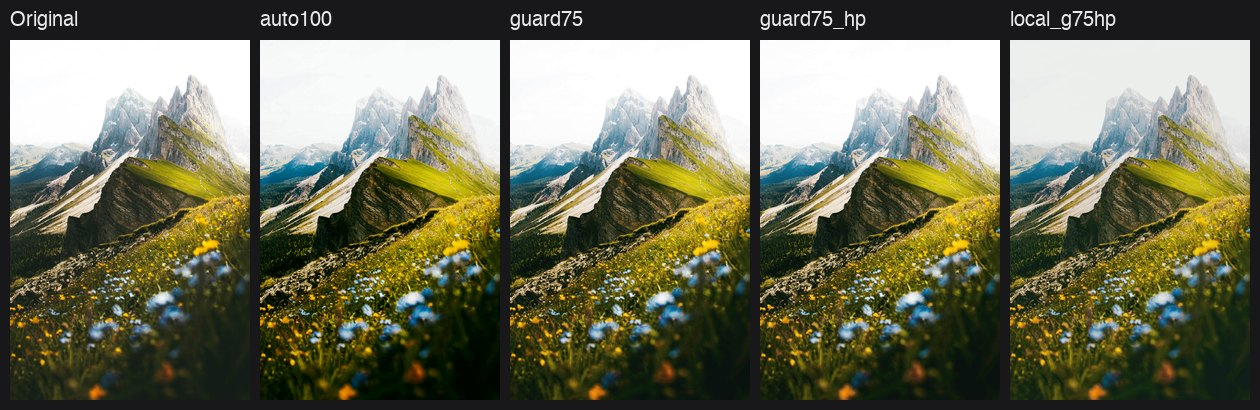
#> input picture experiments/lut3d/report/eval_sheets/landscape_01.jpg, 1260 x 410 px, given in place of subject_boat.jpg, which was not available
$ python make_u2netp_preprocessing_goldens.py
#> lines starting #> are read from the running program, lines starting #| are printed output that depends on the picture; pictures that were not available may be replaced by others from this repository, and a replacement may not be noted
"""Goldens for Android's U²-Netp preprocessing (SubjectSaliency.input / ReferenceResize) from the reference pipeline:
u2net_test.py RescaleT(320) = skimage.transform.resize(image, (320, 320), mode='constant') and ToTensorLab(flag=0).
Writes PNG inputs (lossless, so the JVM test decodes the same bytes) and, per input, every 7th value of the resized
RGB (HWC) and of the normalised NCHW tensor, little-endian float32, plus the full tensor's max and sum.
Cases: downscale (anti-aliasing on both axes), odd-sized portrait downscale, upscale (no anti-aliasing)."""
import json, os, sys, numpy as np
from PIL import Image
from skimage import transform
import skimage
REPO = os.path.abspath(os.path.join(os.path.dirname(__file__), '..', '..', '..'))
PHOTOS = os.environ.get('U2NETP_PHOTOS', os.path.join(REPO, 'experiments/android-vision/work/u2netp-eval/photos'))
OUT = os.path.join(REPO, 'android/core-vision/src/test/resources/u2netp')
STRIDE = 7
os.makedirs(OUT, exist_ok=True)
cases = [
    ('boat_600x400', 'subject_boat.jpg', lambda im: im.resize((600, 400), Image.LANCZOS)),
    ('swan_301x457', 'subject_swan.jpg', lambda im: im.crop((700, 100, 1001, 557))),
    ('lake_200x150', 'landscape_02.jpg', lambda im: im.resize((200, 150), Image.LANCZOS)),
]
index = {'skimage': skimage.__version__, 'stride': STRIDE, 'cases': []}
for name, src, make in cases:
    im = make(Image.open(os.path.join(PHOTOS, src)).convert('RGB'))
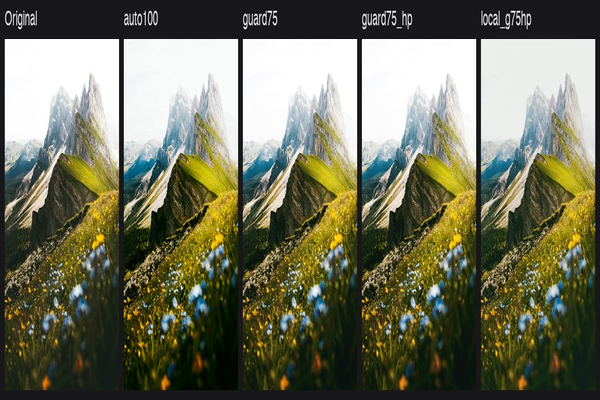
#> im: PIL image 600x400 RGB; mean R, G, B 112.3, 113.5, 91.5
    im.save(os.path.join(OUT, f'{name}.png'))
    a = np.asarray(Image.open(os.path.join(OUT, f'{name}.png')).convert('RGB'))
    resized = transform.resize(a, (320, 320), mode='constant')           # HWC float64 in [0, 1]
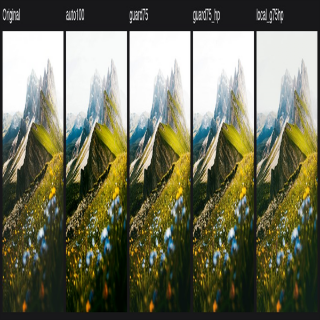
#> resized: shape (320, 320, 3) float64; mean R, G, B 0.441, 0.445, 0.359
    x = resized / np.max(resized)
    t = np.zeros_like(x)
    for c, (m, s) in enumerate(((0.485, 0.229), (0.456, 0.224), (0.406, 0.225))): t[..., c] = (x[..., c] - m) / s
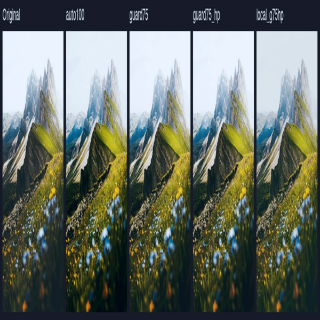
#> t: shape (320, 320, 3) float64; mean R, G, B -0.194, -0.0473, -0.209; drawn with min black and max white
    nchw = t.transpose(2, 0, 1)
    resized.reshape(-1)[::STRIDE].astype('<f4').tofile(os.path.join(OUT, f'{name}.resized.f32'))
    nchw.reshape(-1)[::STRIDE].astype('<f4').tofile(os.path.join(OUT, f'{name}.tensor.f32'))
    index['cases'].append({'name': name, 'width': a.shape[1], 'height': a.shape[0], 'resized_max': float(resized.max()),
                           'tensor_sum': float(nchw.sum())})
#> pass 2 of the loop `for name, src, make in cases:`:
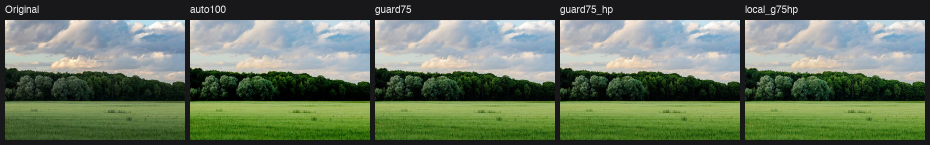
#> input picture experiments/lut3d/report/eval_sheets/landscape_03.jpg, 1860 x 290 px, given in place of subject_swan.jpg, which was not available (shown at 1/2 size)
#> `im = make(Image.open(os.path.join(PHOTOS, src)).convert('RGB'))`:
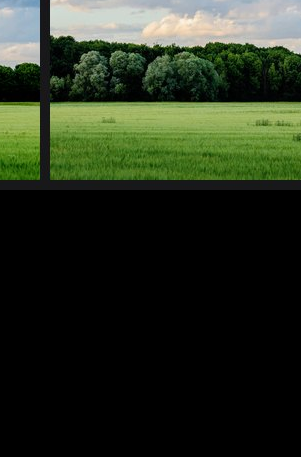
#> im: PIL image 301x457 RGB; mean R, G, B 39.6, 48, 31.5
#> after the loop `for c, (m, s) in enumerate(((0.485, 0.229), (0.456, 0.224), (0.406, 0...`:
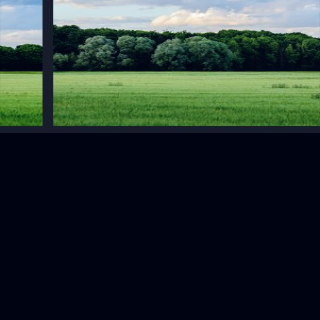
#> t: shape (320, 320, 3) float64; mean R, G, B -1.44, -1.19, -1.26; drawn with min black and max white
#> pass 3 of the loop `for name, src, make in cases:`:
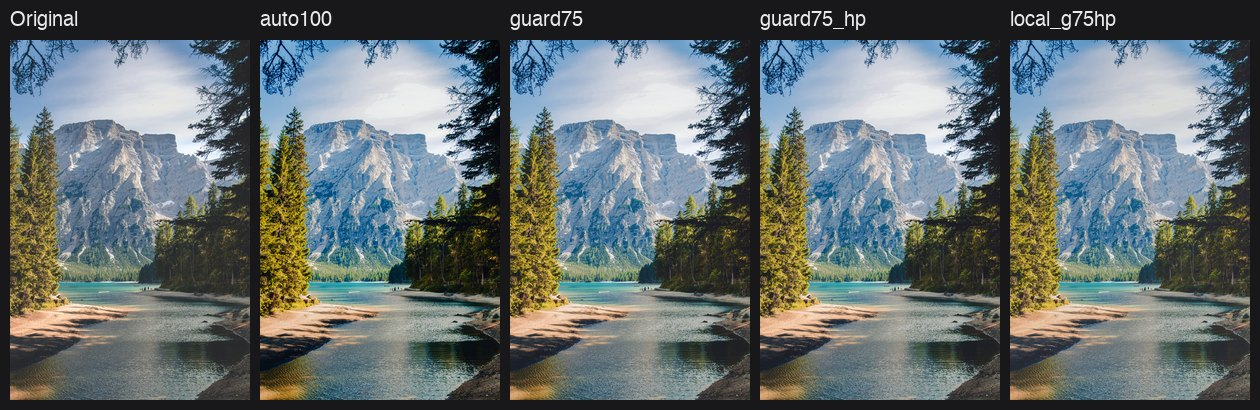
#> input picture experiments/lut3d/report/eval_sheets/landscape_02.jpg, 1260 x 410 px, found by its file name
#> `im = make(Image.open(os.path.join(PHOTOS, src)).convert('RGB'))`:
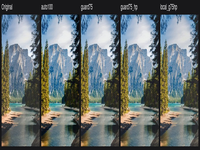
#> im: PIL image 200x150 RGB; mean R, G, B 102.7, 111.5, 111.5
#> `resized = transform.resize(a, (320, 320), mode='constant')`:
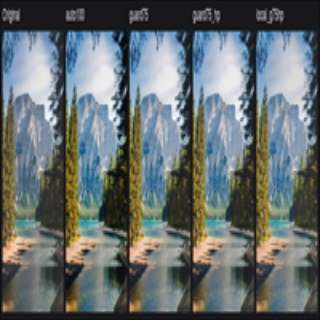
#> resized: shape (320, 320, 3) float64; mean R, G, B 0.403, 0.437, 0.437
json.dump(index, open(os.path.join(OUT, 'index.json'), 'w'), indent=1)
print(json.dumps(index))
